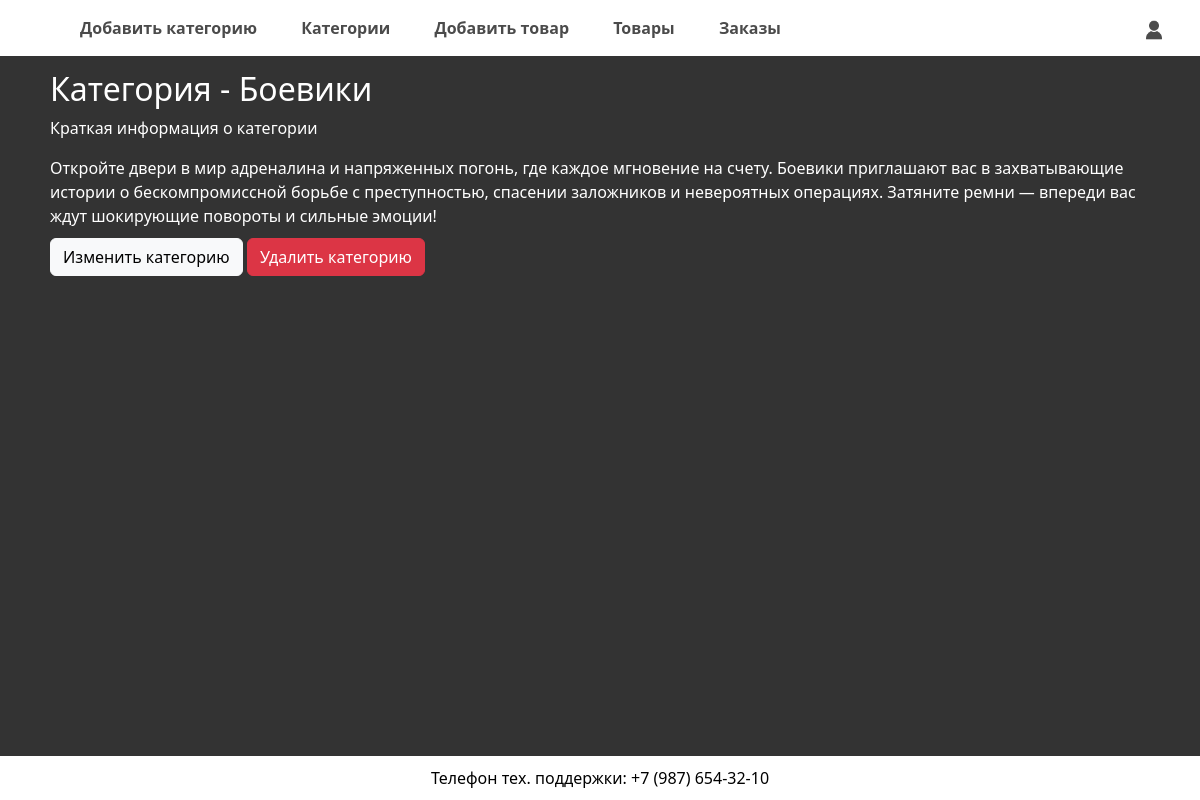
/products/categories/boeviki/ (signed in), run on the app's committed database.
### shop/models.py (models this page shows, shortened)
class Category(models.Model):
    name = models.CharField(max_length=200, verbose_name="Категория")
    slug = models.SlugField(max_length=200, unique=True)
    description = models.TextField(blank=True, verbose_name='Описание категории')
    image_1 = models.ImageField(upload_to='categories/image_1',
                              blank=True, verbose_name='Изображение №1')
    image_2 = models.ImageField(upload_to='categories/image_2',
                                blank=True, verbose_name='Изображение №2')
    class Meta:
        ordering = ['name']
        indexes = [
            models.Index(fields=['name']),
        ]
        verbose_name = 'Категория'
        verbose_name_plural = 'Категории'

### shop/views.py (the view)
# urls.py: path('categories/<slug:slug>/', CategoryDetailView.as_view(), name='category_detail'),
class CategoryDetailView(DetailView):
    model = Category
    context_object_name = 'category'
    slug_url_kwarg = 'slug'
    def get_template_names(self):
        user = get_user_model()
        admin = user.objects.get(username='staff')
        if self.request.user == admin:
            return ['shop/admin/category_detail.html']
        else:
            return ['shop/category_detail.html']
    def get_context_data(self, **kwargs):
        context = super().get_context_data(**kwargs)
        category = self.object
        products = category.products.all()[:2]
        context['products'] = products
        return context

### cart/context_processors.py (called while the page is built)
def cart(request):
    if request.user.id:
        return {'cart': ProductCartUser(request)}
    return {'cart': Cart(request)}

### orders/context_processors.py (called while the page is built)
def quick_order_form(request):
    return {'quick_order_form': QuickOrderForm()}

### shop/templates/shop/admin/category_detail.html (shortened to what this page needs)
{% extends 'base_admin.html' %}
{% block content %}
<h2 class="book_h2">Категория - {{category.name}}</h2>
<p>Краткая информация о категории</p>
<div>
  {{category.description}}
</div>
<a href="{% url 'shop:category_edit' slug=category.slug %}" class="btn btn-light"
  >Изменить категорию</a
>
<a href="{% url 'shop:category_delete' slug=category.slug %}" class="btn btn-danger"
  >Удалить категорию</a
>
{% endblock content %}

### static/css/styles.css (style rules this page uses)
* { box-sizing: border-box; margin: 0; padding: 0; }
body { font-family: Arial, sans-serif; background-color: #e2e1e1; min-height: 100%; margin-top: 50px; }
.btn { display: inline-block; margin-top: 10px; padding: 10px 15px; background-color: #28a745; color: white; text-decoration: none; }
.book_h2 { margin-right: 20px; }

### data on the page
Category: name "Боевики", description "Откройте двери в мир адреналина и напряженных погонь, где каждое мгновение на счету. Боевики приглашают вас в захватывающие истории о бескомпромиссной борьбе с преступностью, спасении заложников и невероятных операциях. Затяните ремни — впереди вас ждут шокирующие повороты и сильные эмоции!"
